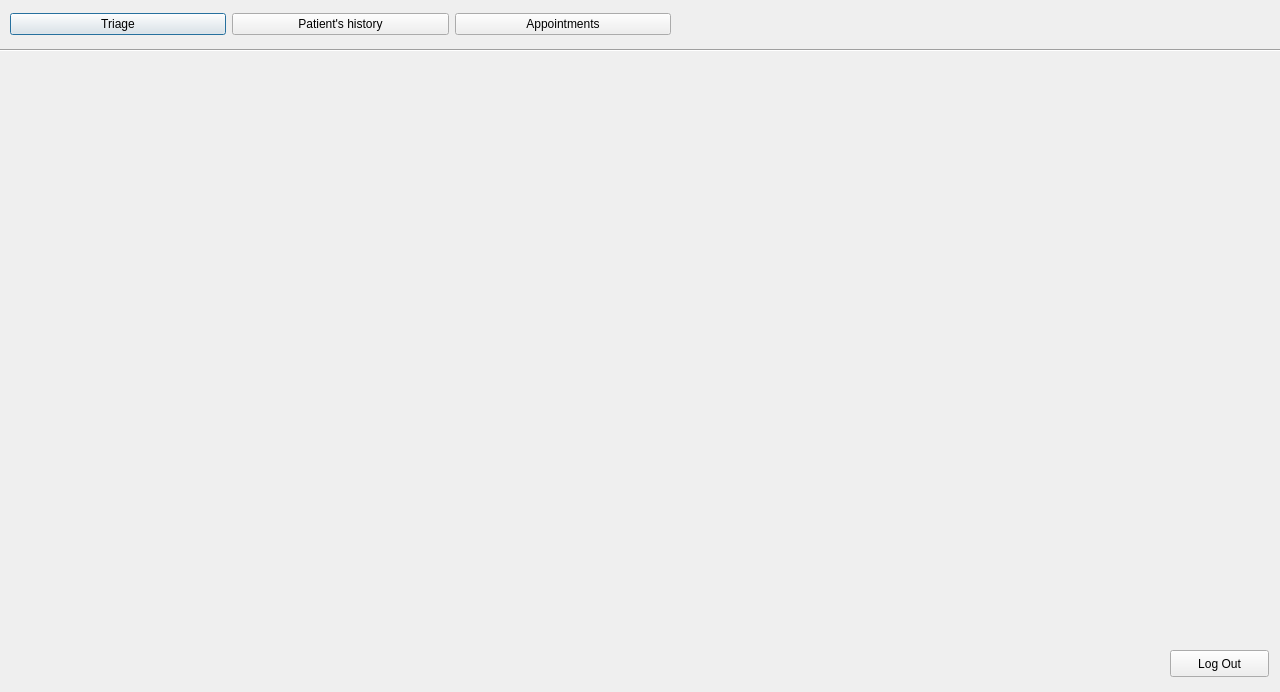
<?xml version="1.0" encoding="UTF-8"?>
<ui version="4.0">
 <class>Navigation_nurse</class>
 <widget class="QDialog" name="Navigation_nurse">
  <property name="geometry">
   <rect>
    <x>0</x>
    <y>0</y>
    <width>1280</width>
    <height>692</height>
   </rect>
  </property>
  <property name="windowTitle">
   <string>Nurse</string>
  </property>
  <widget class="QWidget" name="layoutWidget">
   <property name="geometry">
    <rect>
     <x>10</x>
     <y>4</y>
     <width>661</width>
     <height>41</height>
    </rect>
   </property>
   <layout class="QHBoxLayout" name="horizontalLayout">
    <item>
     <widget class="QPushButton" name="pushButton_3">
      <property name="text">
       <string>Triage</string>
      </property>
     </widget>
    </item>
    <item>
     <widget class="QPushButton" name="pushButton_7">
      <property name="text">
       <string>Patient's history</string>
      </property>
     </widget>
    </item>
    <item>
     <widget class="QPushButton" name="pushButton_8">
      <property name="text">
       <string>Appointments</string>
      </property>
     </widget>
    </item>
   </layout>
  </widget>
  <widget class="Line" name="line">
   <property name="geometry">
    <rect>
     <x>0</x>
     <y>40</y>
     <width>1501</width>
     <height>20</height>
    </rect>
   </property>
   <property name="orientation">
    <enum>Qt::Horizontal</enum>
   </property>
  </widget>
  <widget class="QPushButton" name="pushButton">
   <property name="geometry">
    <rect>
     <x>1170</x>
     <y>650</y>
     <width>99</width>
     <height>27</height>
    </rect>
   </property>
   <property name="text">
    <string>Log Out</string>
   </property>
  </widget>
 </widget>
 <resources/>
 <connections/>
</ui>
